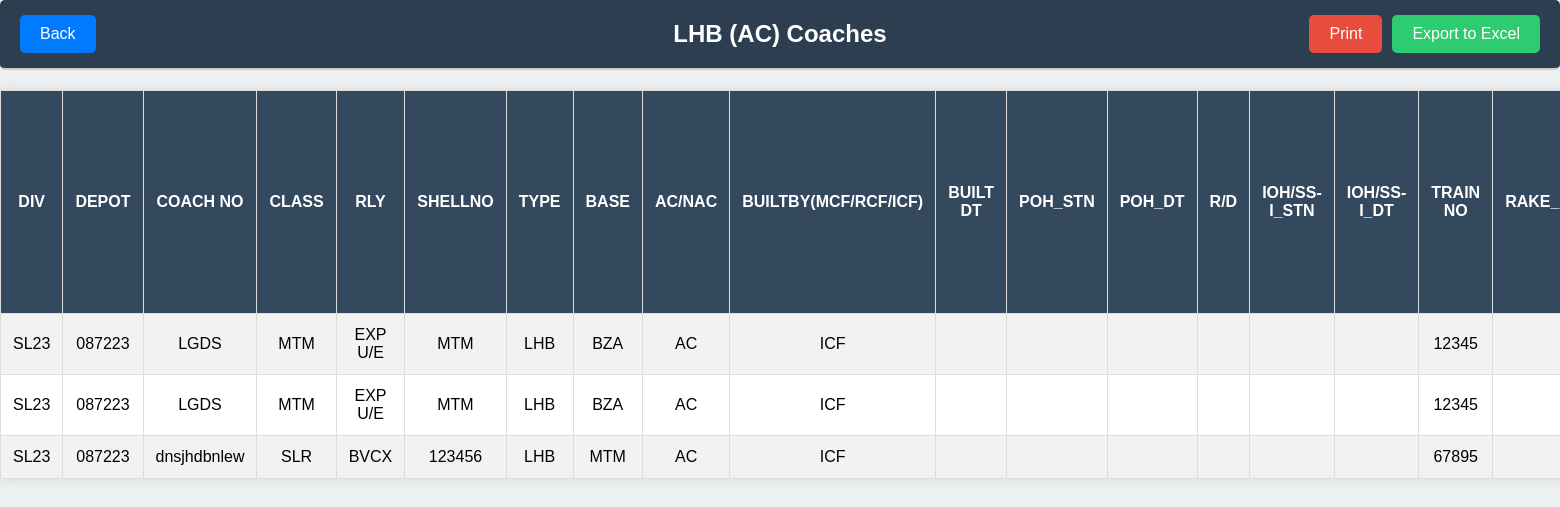
Screenshot of /rep_lhbac.php with the database file from the repository.
### tables this page shows
CREATE TABLE `coaches` (
  `sno` int(100) NOT NULL,
  `division` varchar(100) NOT NULL,
  `depot` varchar(100) NOT NULL,
  `coachno` varchar(100) NOT NULL,
  `class` varchar(100) NOT NULL,
  `rly` varchar(100) NOT NULL,
  `shellno` varchar(100) NOT NULL,
  `type` varchar(100) NOT NULL,
  `base` varchar(100) NOT NULL,
  `acnac` varchar(100) NOT NULL,
  `builtby` varchar(100) NOT NULL,
  `builtdt` varchar(100) NOT NULL,
  `postn` varchar(100) NOT NULL,
  `podt` varchar(100) NOT NULL,
  `rd` varchar(100) NOT NULL,
  `iostn` varchar(100) DEFAULT NULL,
  `iodt` varchar(100) DEFAULT NULL,
  `trainno` varchar(100) NOT NULL,
  `rakeno` varchar(100) NOT NULL,
  `built` varchar(100) NOT NULL,
  `purdt` varchar(100) NOT NULL,
  `recddt` varchar(100) NOT NULL,
  `commdt` varchar(100) NOT NULL,
  `lastshop` varchar(100) NOT NULL,
  `scshop` varchar(100) NOT NULL,
  `scdt` varchar(100) NOT NULL,
  `wspmake` varchar(100) NOT NULL,
  `fibamake` varchar(100) NOT NULL,
  `fiba` varchar(100) NOT NULL,
  `fibadirt` varchar(100) NOT NULL,
  `cbcirs` varchar(100) NOT NULL,
  `cbcmake` varchar(100) NOT NULL,
  `cbcmaken` varchar(100) NOT NULL,
  `junction` varchar(100) NOT NULL,
  `rfid` varchar(100) NOT NULL,
  `rdso` varchar(100) NOT NULL,
  `coupling` varchar(100) NOT NULL,
  `flooring` varchar(100) NOT NULL,
  `toilettype` varchar(100) NOT NULL,
  `biovaccum` varchar(100) NOT NULL,
  `fire` varchar(100) NOT NULL,
  `automatic` varchar(100) NOT NULL,
  `fdss` varchar(100) NOT NULL,
  `fps` varchar(100) NOT NULL,
  `fdssmake` varchar(100) NOT NULL,
  `cctvmake` varchar(100) NOT NULL,
  `cctv` varchar(100) NOT NULL,
  `automaticdoor` varchar(100) NOT NULL,
  `prflushing` varchar(100) NOT NULL,
  `flushtype` varchar(100) NOT NULL,
  `pressurised` varchar(100) NOT NULL,
  `prflsgmake` varchar(100) NOT NULL,
  `papisystem` varchar(100) NOT NULL,
  `pcvocv` varchar(100) NOT NULL,
  `suspension` varchar(100) NOT NULL,
  `airmake` varchar(100) NOT NULL,
  `aircapacity` varchar(100) NOT NULL,
  `seatcapacity` varchar(100) NOT NULL,
  `additional` varchar(100) NOT NULL,
  `remarks` varchar(100) NOT NULL
);

### rep_lhbac.php (the view, shortened to what this page needs)
<?php
$servername = "localhost";
$username = "root";
$password = "";
$dbname = "railways";
$conn = new mysqli($servername, $username, $password, $dbname);
$sql = "SELECT division, depot, coachno, class, rly, shellno, type, base, acnac, builtby, builtdt, postn, podt, rd, iostn, iodt, trainno, rakeno, built, purdt, recddt, commdt, lastshop, scshop, scdt, wspmake, fibamake, fiba, fibadirt, cbcirs, cbcmake, cbcmaken, junction, rfid, rdso, coupling, flooring, toilettype, biovaccum, fire, automatic, fdss, fps, fdssmake, cctvmake, cctv, automaticdoor, prflushing, flushtype, pressurised, prflsgmake, papisystem, pcvocv, suspension, airmake, aircapacity, seatcapacity, additional, remarks
        FROM coaches WHERE type = 'LHB' AND acnac = 'AC'";
$result = $conn->query($sql);
?>
<!DOCTYPE html>
<html lang="en">
<head>
    <link rel="stylesheet" href="reports.css">
</head>
<body>
<header>
    <button class="back-btn" onclick="goBack()">Back</button>
    <h2>LHB (AC) Coaches</h2>
    <div class="btn-container">
        <button class="print-btn" onclick="printData()">Print</button>
        <button class="excel-btn" onclick="exportToExcel()">Export to Excel</button>
    </div>
</header>
<div class="table-container">
    <table id="data-table">
        <thead>
            <tr>
                <th>DIV</th>
                <th>DEPOT</th>
                <th>COACH NO</th>
                <th>CLASS</th>
                <th>RLY</th>
                <th>SHELLNO</th>
                <th>TYPE</th>
                <th>BASE</th>
                <th>AC/NAC</th>
                <th>BUILTBY(MCF/RCF/ICF)</th>
                <th>BUILT DT</th>
                <th>POH_STN</th>
                <th>POH_DT</th>
                <th>R/D</th>
                <th>IOH/SS-I_STN</th>
                <th>IOH/SS-I_DT</th>
                <th>TRAIN NO</th>
                <th>RAKE_NO</th>
            </tr>
        </thead>
        <tbody>
            <?php if ($result->num_rows > 0): ?>
                <?php while($row = $result->fetch_assoc()): ?>
                    <tr>
                        <td><?php echo htmlspecialchars($row["division"]); ?></td>
                        <td><?php echo htmlspecialchars($row["depot"]); ?></td>
                        <td><?php echo htmlspecialchars($row["coachno"]); ?></td>
                        <td><?php echo htmlspecialchars($row["class"]); ?></td>
                        <td><?php echo htmlspecialchars($row["rly"]); ?></td>
                        <td><?php echo htmlspecialchars($row["shellno"]); ?></td>
                        <td><?php echo htmlspecialchars($row["type"]); ?></td>
                        <td><?php echo htmlspecialchars($row["base"]); ?></td>
                        <td><?php echo htmlspecialchars($row["acnac"]); ?></td>
                        <td><?php echo htmlspecialchars($row["builtby"]); ?></td>
                        <td><?php echo htmlspecialchars($row["builtdt"]); ?></td>
                        <td><?php echo htmlspecialchars($row["postn"]); ?></td>
                        <td><?php echo htmlspecialchars($row["podt"]); ?></td>
                        <td><?php echo htmlspecialchars($row["rd"]); ?></td>
                        <td><?php echo htmlspecialchars($row["iostn"]); ?></td>
                        <td><?php echo htmlspecialchars($row["iodt"]); ?></td>
                        <td><?php echo htmlspecialchars($row["trainno"]); ?></td>
                        <td><?php echo htmlspecialchars($row["rakeno"]); ?></td>
                    </tr>
                <?php endwhile; ?>
            <?php else: ?>
                <tr>
                    <td colspan="60">No data found</td>
                </tr>
            <?php endif; ?>
        </tbody>
    </table>
</div>
</body>
</html>

### reports.css (style rules this page uses)
body { font-family: Arial, sans-serif; background-color: #ecf0f1; margin: 0; padding: 0; box-sizing: border-box; }
header { background-color: #2c3e50; color: white; padding: 20px; text-align: center; width: 100%; right:0; border-bottom: 2px solid #ccc; border-radius: 5px; box-sizing: border-box; position: sticky; }
header h2 { margin: 0; }
header .btn-container { position: absolute; right: 20px; top: 50%; transform: translateY(-50%); display: flex; gap: 10px; }
header .back-btn { position: absolute; left: 20px; top: 50%; transform: translateY(-50%); background-color: #007BFF; color: white; border: none; padding: 10px 20px; border-radius: 5px; cursor: pointer; font-size: 16px; }
header button { color: white; border: none; padding: 10px 20px; border-radius: 5px; cursor: pointer; font-size: 16px; }
header .print-btn { background-color: #e74c3c; }
header .excel-btn { background-color: #2ecc71; }
table { width: 100%; border-collapse: collapse; margin: 20px 0; background-color: #fff; box-shadow: 0 0 10px rgba(0,0,0,0.1); }
th, td { border: 1px solid #ddd; padding: 12px; text-align: center; }
th { background-color: #34495e; color: white; }
tbody tr:nth-child(odd) { background-color: #f2f2f2; }

### rows the page displays
coaches: division "SL23", depot "087223", coachno "LGDS", class "MTM", rly "EXP U/E", shellno "MTM", type "LHB", base "BZA", acnac "AC", builtby "ICF", trainno "12345"
coaches: division "SL23", depot "087223", coachno "LGDS", class "MTM", rly "EXP U/E", shellno "MTM", type "LHB", base "BZA", acnac "AC", builtby "ICF", trainno "12345"
coaches: division "SL23", depot "087223", coachno "dnsjhdbnlew", class "SLR", rly "BVCX", shellno "123456", type "LHB", base "MTM", acnac "AC", builtby "ICF", trainno "67895"
